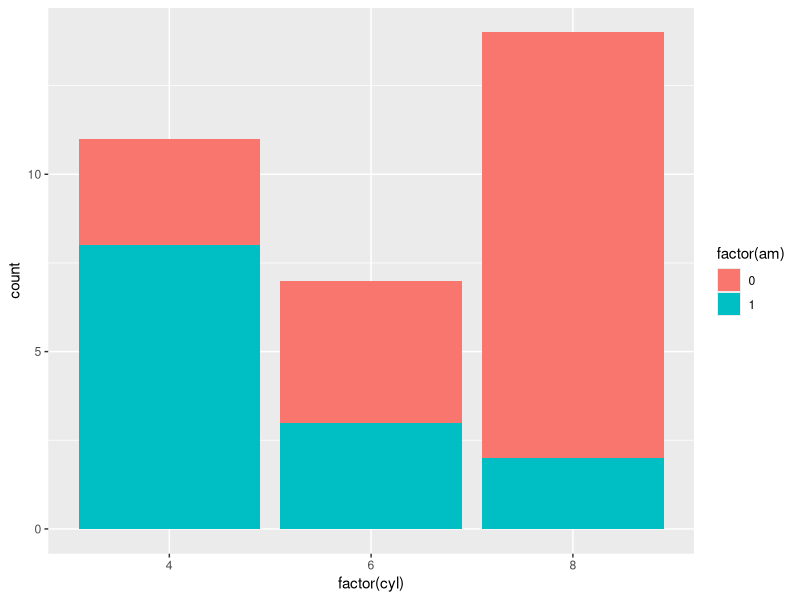
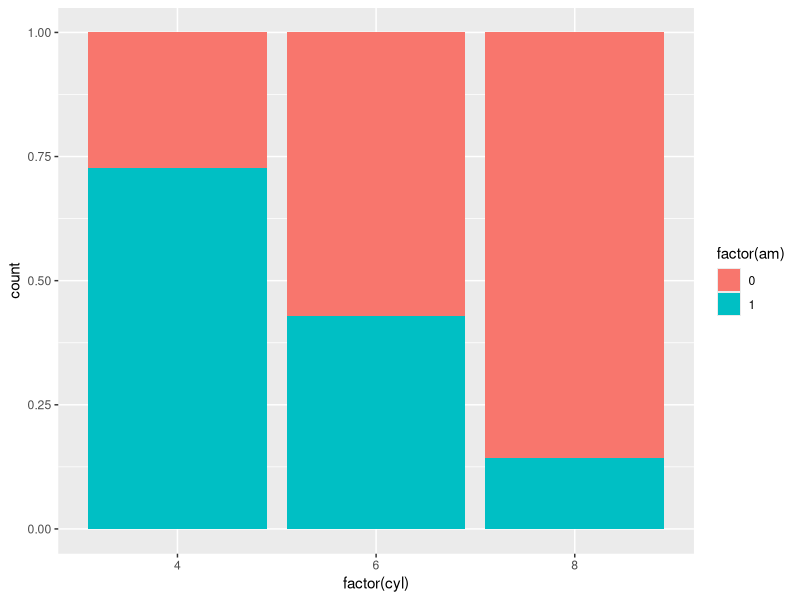
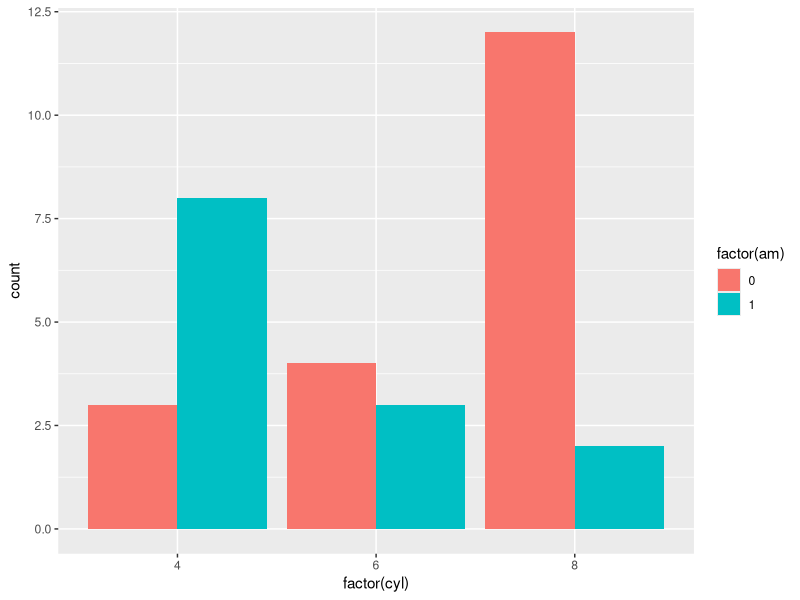
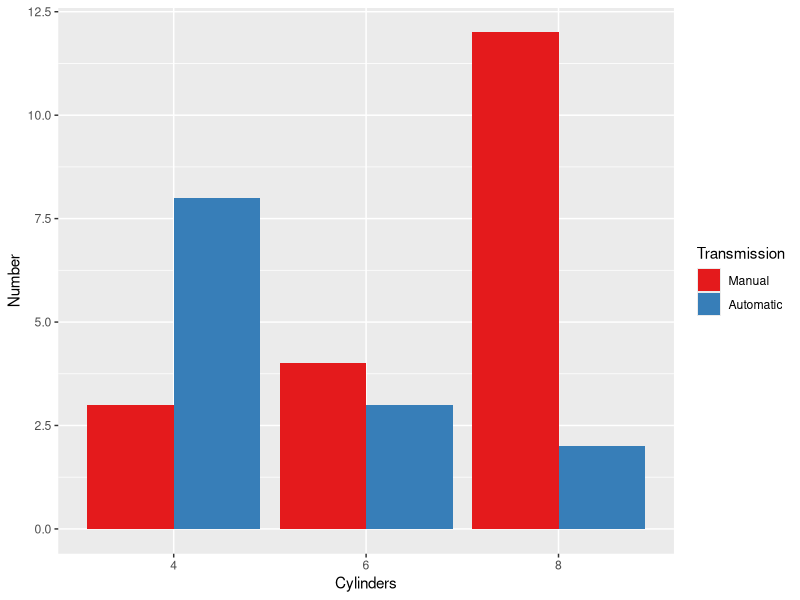
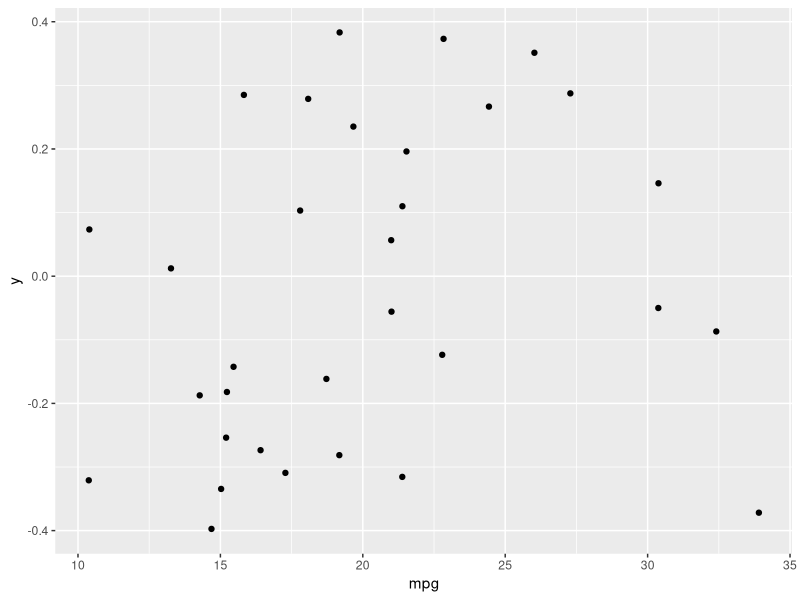
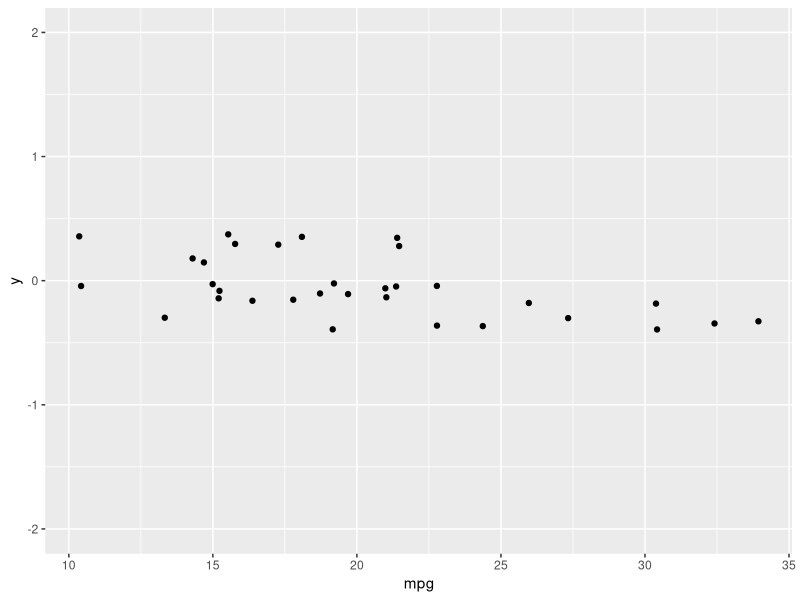

Write R code to recreate these figures, in order.
# load the ggplot2 package
library(ggplot2)

## Position
# Base layer 
cyl.am <- ggplot(mtcars, aes(x = factor(cyl), fill = factor(am)))

# Add geom (position = "stack" by default)
cyl.am + 
  geom_bar()

# Fill - show proportion
cyl.am + 
  geom_bar(position = "fill")

# Dodging - principles of similarity and proximity
cyl.am +
  geom_bar(position = "dodge") 

# Clean up the axes with scale_ functions
val = c("#E41A1C", "#377EB8")
lab = c("Manual", "Automatic")
cyl.am +
  geom_bar(position = "dodge") +
  scale_x_discrete("Cylinders") + 
  scale_y_continuous("Number") +
  scale_fill_manual("Transmission", 
                    values = val,
                    labels = lab)

## Setting a dummy aesthetic
# Create jittered plot of mtcars, mpg onto x, 0 onto y
ggplot(mtcars, aes(x = mpg, y = 0)) +
  geom_jitter()

# Add function to change y axis limits
ggplot(mtcars, aes(x = mpg, y = 0)) +
  geom_jitter() + 
  scale_y_continuous(limits = c(-2,2))
